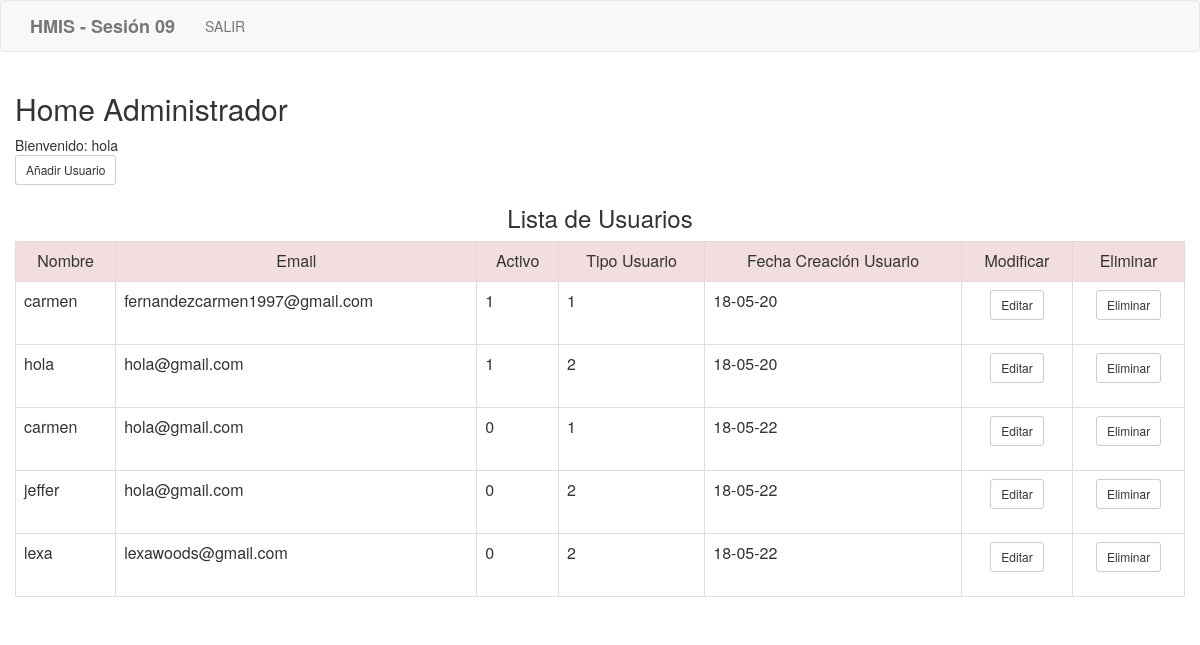
Screenshot of /diseno/home_administrador.php (signed in) with the database file from the repository.
### tables this page shows
CREATE TABLE `usuario` (
  `id` int(11) NOT NULL,
  `username` varchar(10) DEFAULT NULL,
  `email` varchar(30) DEFAULT NULL,
  `password` varchar(10) DEFAULT NULL,
  `activo` tinyint(1) DEFAULT NULL,
  `fechaCreacion` varchar(50) DEFAULT NULL,
  `fechaUltimoAcceso` varchar(50) DEFAULT NULL,
  `id_tipo` int(11) DEFAULT NULL
);

### php/class/modelo_conexion.php (called while the page is built, shortened)
<?php
class conexion
{
  public function __construct()
  {
    $servername = "localhost";
    $username = "root";
    $password = "";
    $dbname = "hmissesion09";
    $this->conn = new mysqli($servername, $username, $password, $dbname);
  }
}
?>

### php/controller_get_usuarios.php (called while the page is built)
<?php
include 'class/modelo_get_usuarios.php';
$usuarios = new modelo_get_usuarios();
$resultado = $usuarios->usuarios();
?>

### php/class/modelo_get_usuarios.php (called while the page is built, shortened)
<?php
class modelo_get_usuarios extends conexion
{
    public function usuarios()
    {
      $sql = "select * from  usuario ";
      $result = $this->conn->query($sql);
      return $result;
    }
}
?>

### diseno/home_administrador.php (the view, shortened to what this page needs)
<html>
	<head>
		<link rel="stylesheet" type="text/css" href="../bootstrap/css/bootstrap.min.css">
	</head>
	<body>
	<?php include "../php/navbarLogin.php"; ?>
<div class="container">
<div class="row">
		<h2>Home Administrador</h2>
<?php
		include '../php/controller_get_usuarios.php';
		echo "Bienvenido: ";
		echo $_SESSION['username'];
?>
<form method='post' action='../php/vista_anadirUsuario.php'>
 <input type='submit' value='Añadir Usuario' class='btn btn-default btn-sm'>
</form>
<h3 align="center">Lista de Usuarios</h3>
	 <table class="table table-bordered" >
	 <tr class="danger" align="center" >
			 <td>Nombre</td>
			 <td>Email</td>
			 <td>Activo</td>
			 <td>Tipo Usuario</td>
			 <td>Fecha Creación Usuario</td>
			 <td>Modificar</td>
			 <td>Eliminar</td>
	 </tr>
	 <?php
			 while($row1 =$resultado -> fetch_assoc()){
			 echo
					 "<tr>
							 <td>".$row1["username"]."</td>
							 <td>".$row1["email"]."</td>
							 <td>".$row1["activo"]."</td>
							 <td>".$row1["id_tipo"]."</td>
							 <td>".$row1["fechaCreacion"]."</td>
							 <td align='center'>
							 <form method='post' action='../php/vista_modificarUsuarioAdmin.php'>
								<input type='hidden' name='id' value='".$row1["username"]."'>
								<input type='submit' value='Editar' class='btn btn-default btn-sm'>
								</form></td>
							 </td>
							 <td align='center'>
							 <form method='post' action='../php/controller_eliminar.php'>
								<input type='hidden' name='id' value='".$row1["username"]."'>
								<input type='submit' value='Eliminar' class='btn btn-default btn-sm danger'>
								</form></td>
					 </tr>";
			 }
		?>
	 </table>
</div>
</div>
	</body>
</html>

### rows the page displays
usuario: username "carmen", email "fernandezcarmen1997@gmail.com", activo "1", id_tipo "1", fechaCreacion "18-05-20"
usuario: username "hola", email "hola@gmail.com", activo "1", id_tipo "2", fechaCreacion "18-05-20"
usuario: username "carmen", email "hola@gmail.com", activo "0", id_tipo "1", fechaCreacion "18-05-22"
usuario: username "jeffer", email "hola@gmail.com", activo "0", id_tipo "2", fechaCreacion "18-05-22"
usuario: username "lexa", email "lexawoods@gmail.com", activo "0", id_tipo "2", fechaCreacion "18-05-22"

### other values shown
$_SESSION['username'] "hola"
